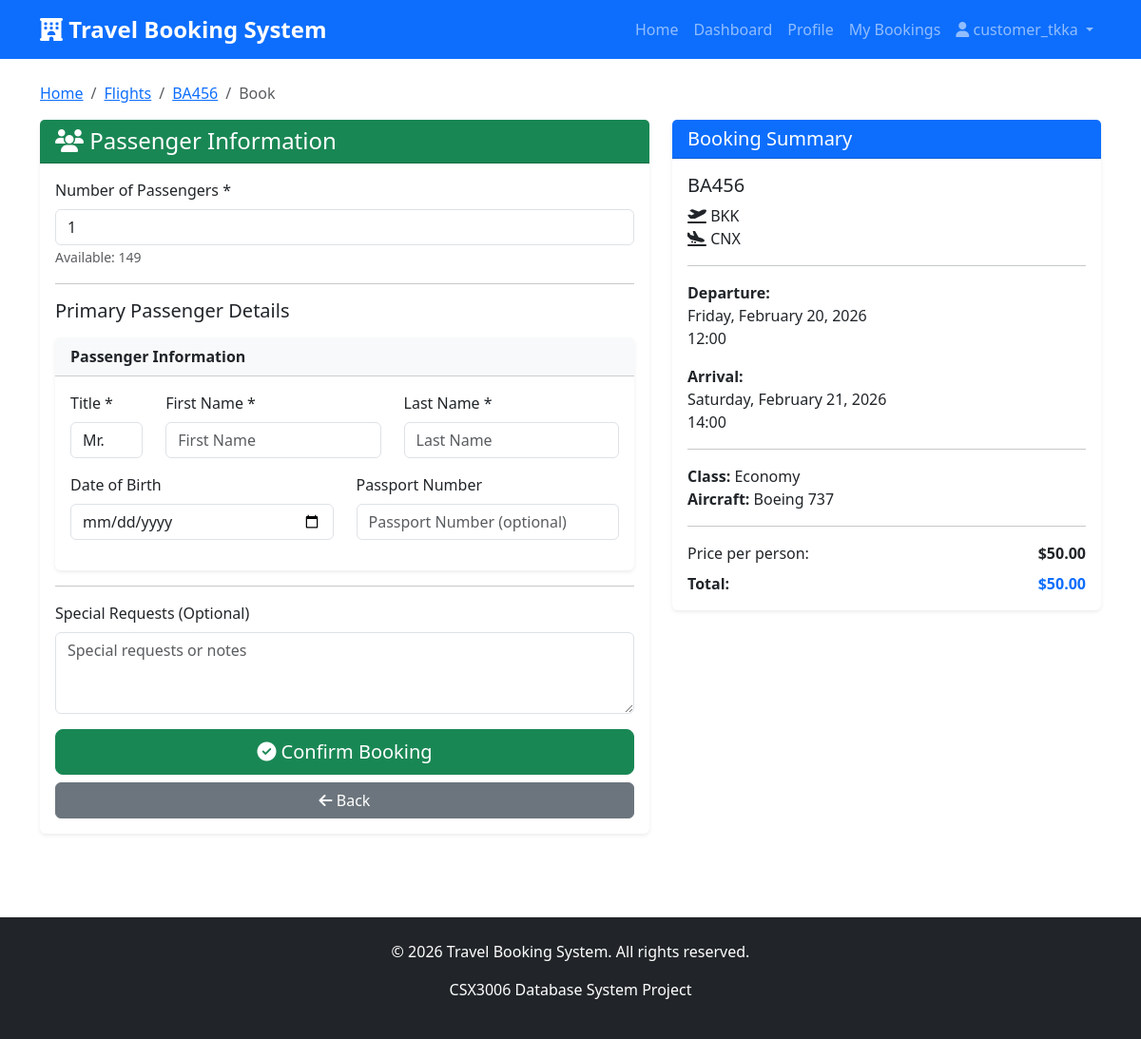
The app's page /bookings/flights/book/5/ (signed in) with its own data.
### accounts/models.py (models this page shows, shortened)
class User(AbstractUser):
    ROLE_CHOICES = [
        ('customer', 'Customer'),
        ('partner', 'Partner Admin'),
        ('admin', 'System Admin'),
    ]
    role = models.CharField(
        max_length=20,
        choices=ROLE_CHOICES,
        default='customer',
        help_text='User role in the system'
    )
    email = models.EmailField(
        unique=True,
        help_text='Email address (must be unique)'
    )
    phone = models.CharField(
        max_length=15,
        blank=True,
        null=True,
        help_text='Contact phone number'
    )
    created_at = models.DateTimeField(auto_now_add=True)
    updated_at = models.DateTimeField(auto_now=True)
    class Meta:
        verbose_name = 'User'
        verbose_name_plural = 'Users'
        ordering = ['-created_at']

### partners/models.py (models this page shows, shortened)
class Flight(models.Model):
    partner = models.ForeignKey(
        Partner,
        on_delete=models.CASCADE,
        related_name='flights'
    )
    flight_number = models.CharField(
        max_length=20,
        unique=True,
        help_text='Unique flight number'
    )
    origin = models.CharField(
        max_length=100,
        help_text='Departure city/airport'
    )
    destination = models.CharField(
        max_length=100,
        help_text='Arrival city/airport'
    )
    departure_time = models.DateTimeField(
        help_text='Departure date and time'
    )
    arrival_time = models.DateTimeField(
        help_text='Arrival date and time'
    )
    price = models.DecimalField(
        max_digits=10,
        decimal_places=2,
        validators=[MinValueValidator(0)],
        help_text='Base price per seat'
    )
    seats_available = models.IntegerField(
        validators=[MinValueValidator(0)],
        default=150,
        help_text='Number of seats available'
    )
    total_seats = models.IntegerField(
        validators=[MinValueValidator(1)],
        default=150,
        help_text='Total number of seats'
    )
    aircraft_type = models.CharField(
        max_length=100,
        blank=True,
        null=True,
        help_text='Type of aircraft'
    )
    airline_logo = models.ImageField(
        upload_to='airlines/',
        blank=True,
        null=True
    )
    class_type = models.CharField(
        max_length=50,
        default='Economy',
        help_text='Class type (Economy, Business, First Class)'
    )
    is_active = models.BooleanField(
        default=True,
        help_text='Whether the flight is available for booking'
    )
    created_at = models.DateTimeField(auto_now_add=True)
    updated_at = models.DateTimeField(auto_now=True)
    class Meta:
        verbose_name = 'Flight'
        verbose_name_plural = 'Flights'
        ordering = ['departure_time']

### bookings/views.py (the view)
# urls.py: path('flights/book/<int:flight_id>/', views.flight_booking_create, name='flight_booking_create'),
@login_required
@customer_required
def flight_booking_create(request, flight_id):
    flight = get_object_or_404(Flight, id=flight_id, is_active=True)
    if request.method == 'POST':
        form = FlightBookingForm(request.POST)
        if form.is_valid():
            number_of_passengers = form.cleaned_data['number_of_passengers']
            notes = request.POST.get('notes', '')
            if flight.seats_available < number_of_passengers:
                messages.error(request, f'Only {flight.seats_available} seats available.')
                return redirect('bookings:flight_booking_create', flight_id=flight.id)
            total_amount = flight.price * number_of_passengers
            try:
                with transaction.atomic():
                    booking = Booking.objects.create(
                        user=request.user,
                        booking_type='flight',
                        status='pending',
                        total_amount=total_amount,
                        notes=notes
                    )
                    flight_booking = FlightBookingDetail.objects.create(
                        booking=booking,
                        flight=flight,
                        number_of_passengers=number_of_passengers,
                        price_per_seat=flight.price,
                        passenger_title=form.cleaned_data.get('passenger_title', 'Mr'),
                        passenger_first_name=form.cleaned_data.get('passenger_first_name', ''),
                        passenger_last_name=form.cleaned_data.get('passenger_last_name', ''),
                        passenger_dob=form.cleaned_data.get('passenger_dob'),
                        passenger_passport=form.cleaned_data.get('passenger_passport', '')
                    )
                    flight.seats_available -= number_of_passengers
                    flight.save()
                    messages.success(request,
                                     'Flight booking created successfully! Please complete payment to confirm your ticket.')
                    return redirect('payments:payment_page', booking_id=booking.booking_id)
            except Exception as e:
                messages.error(request, f'An error occurred: {str(e)}')
                return redirect('bookings:flight_booking_create', flight_id=flight.id)
        else:
            messages.error(request, 'Please correct the errors below.')
    else:
        form = FlightBookingForm()
    context = {
        'form': form,
        'flight': flight,
    }
    return render(request, 'bookings/flights/booking_form.html', context)

### templates/bookings/flights/booking_form.html (shortened to what this page needs)
{% extends 'base.html' %}
{% block content %}
<div class="container">
    <nav aria-label="breadcrumb">
        <ol class="breadcrumb">
            <li class="breadcrumb-item"><a href="{% url 'home' %}">Home</a></li>
            <li class="breadcrumb-item"><a href="{% url 'bookings:flight_search' %}">Flights</a></li>
            <li class="breadcrumb-item"><a href="{% url 'bookings:flight_detail' flight.id %}">{{ flight.flight_number }}</a></li>
            <li class="breadcrumb-item active">Book</li>
        </ol>
    </nav>
    <div class="row">
        <div class="col-md-7">
            <div class="card mb-3">
                <div class="card-header bg-success text-white">
                    <h4 class="mb-0"><i class="fas fa-users"></i> Passenger Information</h4>
                </div>
                <div class="card-body">
                    <form method="post" id="bookingForm">
                        <div class="mb-3">
                            <label class="form-label">Number of Passengers *</label>
                            {{ form.number_of_passengers }}
                            <small class="text-muted">Available: {{ flight.seats_available }}</small>
                        </div>
                        <hr>
                        <h5 class="mb-3">Primary Passenger Details</h5>
                        <div class="card mb-3">
                            <div class="card-header bg-light">
                                <strong>Passenger Information</strong>
                            </div>
                            <div class="card-body">
                                <div class="row">
                                    <div class="col-md-2 mb-3">
                                        <label class="form-label">Title *</label>
                                        {{ form.passenger_title }}
                                    </div>
                                    <div class="col-md-5 mb-3">
                                        <label class="form-label">First Name *</label>
                                        {{ form.passenger_first_name }}
                                    </div>
                                    <div class="col-md-5 mb-3">
                                        <label class="form-label">Last Name *</label>
                                        {{ form.passenger_last_name }}
                                    </div>
                                </div>
                                <div class="row">
                                    <div class="col-md-6 mb-3">
                                        <label class="form-label">Date of Birth</label>
                                        {{ form.passenger_dob }}
                                    </div>
                                    <div class="col-md-6 mb-3">
                                        <label class="form-label">Passport Number</label>
                                        {{ form.passenger_passport }}
                                    </div>
                                </div>
                            </div>
                        </div>
                        <hr>
                        <div class="mb-3">
                            <label class="form-label">Special Requests (Optional)</label>
                            {{ form.notes }}
                        </div>
                        <div class="d-grid gap-2">
                            <button type="submit" class="btn btn-success btn-lg">
                                <i class="fas fa-check-circle"></i> Confirm Booking
                            </button>
                            <a href="{% url 'bookings:flight_detail' flight.id %}" class="btn btn-secondary">
                                <i class="fas fa-arrow-left"></i> Back
                            </a>
                        </div>
                    </form>
                </div>
            </div>
        </div>
        <div class="col-md-5">
            <div class="card sticky-top" style="top: 20px;">
                <div class="card-header bg-primary text-white">
                    <h5 class="mb-0">Booking Summary</h5>
                </div>
                <div class="card-body">
                    <h5>{{ flight.flight_number }}</h5>
                    <p class="mb-0">
                        <i class="fas fa-plane-departure"></i> {{ flight.origin }}<br>
                        <i class="fas fa-plane-arrival"></i> {{ flight.destination }}
                    </p>
                    <hr>
                    <p>
                        <strong>Departure:</strong><br>
                        {{ flight.departure_time|date:"l, F d, Y" }}<br>
                        {{ flight.departure_time|date:"H:i" }}
                    </p>
                    <p>
                        <strong>Arrival:</strong><br>
                        {{ flight.arrival_time|date:"l, F d, Y" }}<br>
                        {{ flight.arrival_time|date:"H:i" }}
                    </p>
                    <hr>
                    <p>
                        <strong>Class:</strong> {{ flight.class_type }}<br>
                        {% if flight.aircraft_type %}
                            <strong>Aircraft:</strong> {{ flight.aircraft_type }}
                        {% endif %}
                    </p>
                    <hr>
                    <div class="d-flex justify-content-between">
                        <span>Price per person:</span>
                        <strong>${{ flight.price }}</strong>
                    </div>
                    <div id="totalPrice" class="d-flex justify-content-between mt-2">
                        <span><strong>Total:</strong></span>
                        <strong class="text-primary">$<span id="totalAmount">{{ flight.price }}</span></strong>
                    </div>
                </div>
            </div>
        </div>
    </div>
</div>
{% endblock %}

### templates/base.html (shortened to what this page needs)
<!DOCTYPE html>
<html lang="en">
<head>
    <link href="https://cdn.jsdelivr.net/npm/bootstrap@5.3.0/dist/css/bootstrap.min.css" rel="stylesheet">
    <link rel="stylesheet" href="https://cdnjs.cloudflare.com/ajax/libs/font-awesome/6.4.0/css/all.min.css">
    {% load static %}
    <link rel="stylesheet" href="{% static 'css/style.css' %}">
</head>
<body>
    <nav class="navbar navbar-expand-lg navbar-dark bg-primary">
        <div class="container">
            <a class="navbar-brand" href="{% url 'home' %}">
                <i class="fas fa-hotel"></i> Travel Booking System
            </a>
            <div class="collapse navbar-collapse" id="navbarNav">
                <ul class="navbar-nav ms-auto">
                    <li class="nav-item">
                        <a class="nav-link" href="{% url 'home' %}">Home</a>
                    </li>
                    {% if user.is_authenticated %}
                        <li class="nav-item">
                            <a class="nav-link" href="{% url 'accounts:dashboard' %}">Dashboard</a>
                        </li>
                        <li class="nav-item">
                            <a class="nav-link" href="{% url 'accounts:profile' %}">Profile</a>
                        </li>
                        <li class="nav-item">
                            <a class="nav-link" href="{% url 'bookings:my_bookings' %}">My Bookings</a>
                        </li>
                        <li class="nav-item dropdown">
                            <a class="nav-link dropdown-toggle" href="#" id="userDropdown"
                               role="button" data-bs-toggle="dropdown">
                                <i class="fas fa-user"></i> {{ user.get_full_name|default:user.username }}
                            </a>
                        </li>
                    {% endif %}
                </ul>
            </div>
        </div>
    </nav>
    <main class="py-4">
        {% block content %}{% endblock %}
    </main>
    <footer class="bg-dark text-white mt-5 py-4">
        <div class="container text-center">
            <p>&copy; 2026 Travel Booking System. All rights reserved.</p>
            <p>CSX3006 Database System Project</p>
        </div>
    </footer>
</body>
</html>

### static/css/style.css (style rules this page uses)
:root { --primary-color: #0d6efd; --secondary-color: #6c757d; --success-color: #198754; --danger-color: #dc3545; --warning-color: #ffc107; --info-color: #0dcaf0; }
body { font-family: 'Segoe UI', Tahoma, Geneva, Verdana, sans-serif; min-height: 100vh; display: flex; flex-direction: column; }
main { flex: 1; }
.card { transition: transform 0.2s; border: none; box-shadow: 0 0.125rem 0.25rem rgba(0,0,0,0.075); }
.btn { transition: all 0.3s; }
footer { margin-top: auto; }
.navbar-brand { font-weight: bold; font-size: 1.5rem; }

### records on screen
User: get_full_name "customer_tkka"
Flight: flight_number "BA456", seats_available "149", origin "BKK", destination "CNX", departure_time "Friday, February 20, 2026", departure_time "12:00", arrival_time "Saturday, February 21, 2026", arrival_time "14:00", class_type "Economy", aircraft_type "Boeing 737", price "50.00"
